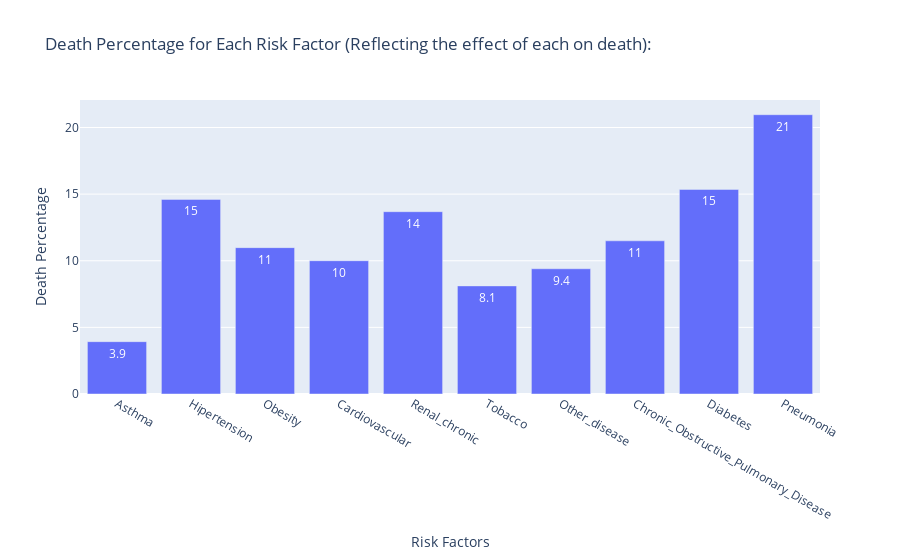

Notebook cell for this chart:
### Code cell
import plotly.express as px

# Calculate the total death percentage
total_death_percentage = Clean_Covid[Clean_Covid['Has_died'] == 1].shape[0] / Clean_Covid.shape[0] * 100
print("Total death percentage in the sample = {:.2f}%".format(total_death_percentage))

# List of columns that represent risk factors
risk_factors = [ "Asthma", "Hipertension", 
                "Obesity", "Cardiovascular", "Renal_chronic", "Tobacco", 
                "Other_disease", "Chronic_Obstructive_Pulmonary_Disease", "Diabetes", "Pneumonia"]

# List to store death percentages for each factor
death_percentages = []

# Calculate death percentage for each risk factor without using a function
for column in risk_factors:
    # Total number of patients who have this risk factor
    total_with_factor = Clean_Covid[Clean_Covid[column] == 1].shape[0]
    
    # Number of patients who have the risk factor and died
    deaths_with_factor = Clean_Covid[(Clean_Covid[column] == 1) & (Clean_Covid['Has_died'] == 1)].shape[0]
    
    # Calculate death percentage
    if total_with_factor > 0:
        death_percentage = deaths_with_factor / total_with_factor * 100
    else:
        death_percentage = 0  # to avoid division by zero
    
    print(f"Death percentage for patients with {column}: {death_percentage:.2f}%")
    death_percentages.append(death_percentage)

# Print the maximum death percentage among the factors
print("Maximum death percentage among risk factors: {:.2f}%".format(max(death_percentages)))

# Plotting the result using a bar chart
fig = px.bar(
    x=risk_factors, 
    y=death_percentages, 
    text_auto=".2s",
    title="Death Percentage for Each Risk Factor (Reflecting the effect of each on death):",
    labels={'x': 'Risk Factors', 'y': 'Death Percentage'}
)

fig.show()

### Figure 1 — Plotly figure (JSON) as saved in the notebook; plotly's stock layout.template omitted (floating-point values rounded to 4 significant figures)
{"data": [{"alignmentgroup": "True", "hovertemplate": "Risk Factors=%{x}<br>Death Percentage=%{y}<extra></extra>", "legendgroup": "", "marker": {"color": "#636efa", "pattern": {"shape": ""}}, "name": "", "offsetgroup": "", "orientation": "v", "showlegend": false, "textposition": "auto", "texttemplate": "%{y:.2s}", "type": "bar", "x": ["Asthma", "Hipertension", "Obesity", "Cardiovascular", "Renal_chronic", "Tobacco", "Other_disease", "Chronic_Obstructive_Pulmonary_Disease", "Diabetes", "Pneumonia"], "xaxis": "x", "y": [3.928, 14.6, 10.98, 10.0, 13.68, 8.114, 9.399, 11.5, 15.35, 20.96], "yaxis": "y"}], "layout": {"barmode": "relative", "legend": {"tracegroupgap": 0}, "title": {"text": "Death Percentage for Each Risk Factor (Reflecting the effect of each on death):"}, "xaxis": {"anchor": "y", "domain": [0, 1], "title": {"text": "Risk Factors"}}, "yaxis": {"anchor": "x", "domain": [0, 1], "title": {"text": "Death Percentage"}}}}
